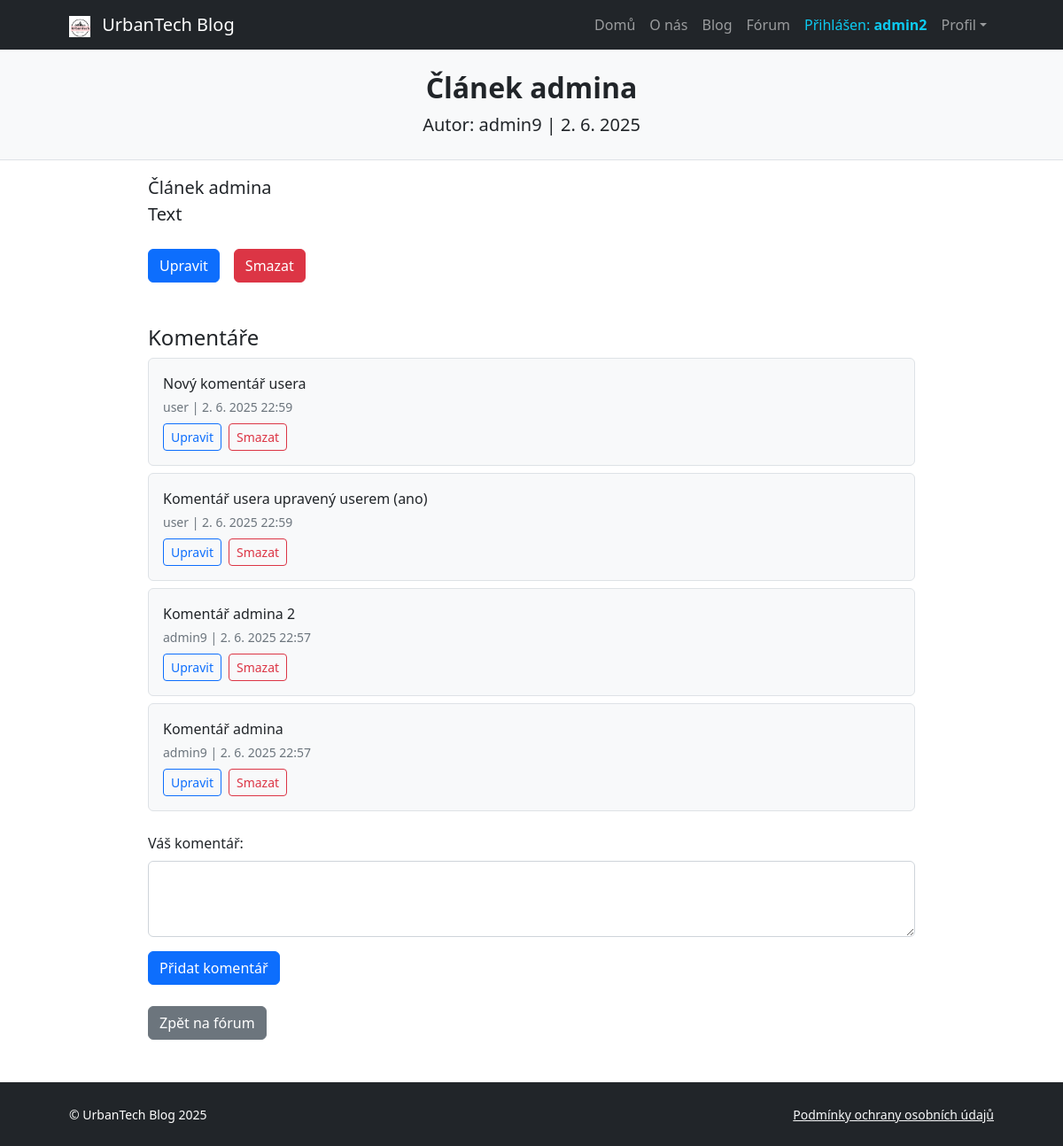
The page /Views/post/user_post_detail.php?id=12 (signed in) on the database its author committed.
### tables this page shows
CREATE TABLE `user_posts` (
  `id` int(11) NOT NULL,
  `user_id` int(11) NOT NULL,
  `title` varchar(255) NOT NULL,
  `content` text NOT NULL,
  `image_path` varchar(255) DEFAULT NULL,
  `created_at` datetime DEFAULT current_timestamp()
);

CREATE TABLE `blog_users` (
  `id` int(11) NOT NULL,
  `username` varchar(100) NOT NULL,
  `first_name` varchar(100) DEFAULT NULL,
  `last_name` varchar(100) DEFAULT NULL,
  `email` varchar(255) NOT NULL,
  `password` varchar(255) NOT NULL,
  `role` enum('user','admin') DEFAULT 'user',
  `created_at` timestamp NOT NULL DEFAULT current_timestamp()
);

CREATE TABLE `user_post_comments` (
  `id` int(11) NOT NULL,
  `user_post_id` int(11) NOT NULL,
  `user_id` int(11) NOT NULL,
  `content` text NOT NULL,
  `created_at` datetime DEFAULT current_timestamp()
);

### Models/userPostComment.php (called while the page is built, shortened)
<?php
class UserPostComment
{
    private $pdo;
    public function __construct($pdo)
    {
        $this->pdo = $pdo;
    }
  public function getByPostId($user_post_id)
{
    $stmt = $this->pdo->prepare("SELECT c.id, c.user_id, c.content, c.created_at, u.username
                                 FROM user_post_comments c
                                 JOIN blog_users u ON c.user_id = u.id
                                 WHERE c.user_post_id = ?
                                 ORDER BY c.created_at DESC");
    $stmt->execute([$user_post_id]);
    return $stmt->fetchAll(PDO::FETCH_ASSOC);
}
}

### Views/post/user_post_detail.php (the view, shortened to what this page needs)
<?php
require_once '../../Models/database.php';
require_once '../../Models/userPostComment.php';
$postId = (int)$_GET['id'];
try {
    $pdo = (new Database())->getConnection();
    $stmt = $pdo->prepare("SELECT p.*, u.username FROM user_posts p JOIN blog_users u ON p.user_id = u.id WHERE p.id = ?");
    $stmt->execute([$postId]);
    $post = $stmt->fetch(PDO::FETCH_ASSOC);
    $commentModel = new UserPostComment($pdo);
    $comments = $commentModel->getByPostId($postId);
} catch (PDOException $e) {
    die("Chyba: " . $e->getMessage());
}
?>
<!DOCTYPE html>
<html lang="cs">
<head>
    <link href="https://cdn.jsdelivr.net/npm/bootstrap@5.3.0/dist/css/bootstrap.min.css" rel="stylesheet">
    <link href="../../css/styles.css" rel="stylesheet">
</head>
<body class="d-flex flex-column">
<main class="flex-shrink-0">
    <?php include 'navbar.php'; ?>
    <header class="py-4 bg-light border-bottom mb-3">
        <div class="container px-5">
            <div class="text-center">
                <h1 class="fw-bolder fs-2 mb-2"><?= htmlspecialchars($post['title']) ?></h1>
                <p class="lead mb-0">Autor: <?= htmlspecialchars($post['username']) ?> | <?= date('j. n. Y', strtotime($post['created_at'])) ?></p>
            </div>
        </div>
    </header>
    <section class="pb-5">
        <div class="container px-5">
            <div class="row justify-content-center">
                <div class="col-lg-10">
                    <p class="fs-5"><?= nl2br(htmlspecialchars($post['content'])) ?></p>
                    <?php if (isset($_SESSION['role']) && $_SESSION['role'] === 'admin'): ?>
                        <div class="mt-4 d-flex gap-3">
                            <a href="edit_user_post.php?id=<?= $post['id'] ?>" class="btn btn-primary">Upravit</a>
                            <form method="post" action="../../Controllers/delete_user_post.php" onsubmit="return confirm('Opravdu chceš smazat tento příspěvek?');">
                                <button type="submit" class="btn btn-danger">Smazat</button>
                            </form>
                        </div>
                    <?php endif; ?>
                    <section class="mt-5">
                        <h4>Komentáře</h4>
                        <?php if (!empty($comments)): ?>
                            <?php foreach ($comments as $comment): ?>
    <div class="border p-3 mb-2 rounded bg-light">
        <p class="mb-1"><?= htmlspecialchars($comment['content']) ?></p>
        <div class="text-muted small">
            <?= htmlspecialchars($comment['username']) ?> | <?= date('j. n. Y H:i', strtotime($comment['created_at'])) ?>
        </div>
        <?php if (isset($_SESSION['user_id']) && ($_SESSION['user_id'] == $comment['user_id'] || $_SESSION['role'] === 'admin')): ?>
            <div class="mt-2 d-flex gap-2">
                <a href="edit_user_post_comment.php?id=<?= $comment['id'] ?>" class="btn btn-sm btn-outline-primary">Upravit</a>
                <form method="post" action="../../Controllers/delete_user_post_comment.php" class="d-inline" onsubmit="return confirm('Opravdu chcete smazat tento komentář?');">
                    <button type="submit" class="btn btn-sm btn-outline-danger">Smazat</button>
                </form>
            </div>
        <?php endif; ?>
    </div>
<?php endforeach; ?>
                        <?php else: ?>
                            <p class="text-muted">Zatím žádné komentáře.</p>
                        <?php endif; ?>
                    </section>
                    <?php if (isset($_SESSION['user_id'])): ?>
                        <section class="mt-4">
                            <form action="../../Controllers/add_comment_user_post.php" method="post">
                                <div class="mb-3">
                                    <label for="commentContent" class="form-label">Váš komentář:</label>
                                    <textarea name="content" id="commentContent" class="form-control" rows="3" required></textarea>
                                </div>
                                <button type="submit" class="btn btn-primary">Přidat komentář</button>
                            </form>
                        </section>
                    <?php else: ?>
                        <p class="mt-4"><a href="../auth/login.php">Přihlaste se</a>, abyste mohli přidat komentář.</p>
                    <?php endif; ?>
                    <a href="user_post.php" class="btn btn-secondary mt-4">Zpět na fórum</a>
                </div>
            </div>
        </div>
    </section>
</main>
<?php include 'footer.php'; ?>
</body>
</html>

### rows shown on the page
user_posts: title "Článek admina", user.username "admin9", created_at "2. 6. 2025", content "Článek admina Text"
user_post_comments: content "Nový komentář usera", user.username "user", created_at "2. 6. 2025 22:59"
user_post_comments: content "Komentář usera upravený userem (ano)", user.username "user", created_at "2. 6. 2025 22:59"
user_post_comments: content "Komentář admina 2", user.username "admin9", created_at "2. 6. 2025 22:57"
user_post_comments: content "Komentář admina", user.username "admin9", created_at "2. 6. 2025 22:57"

### other values the page prints
$_SESSION['username'] "admin2"
